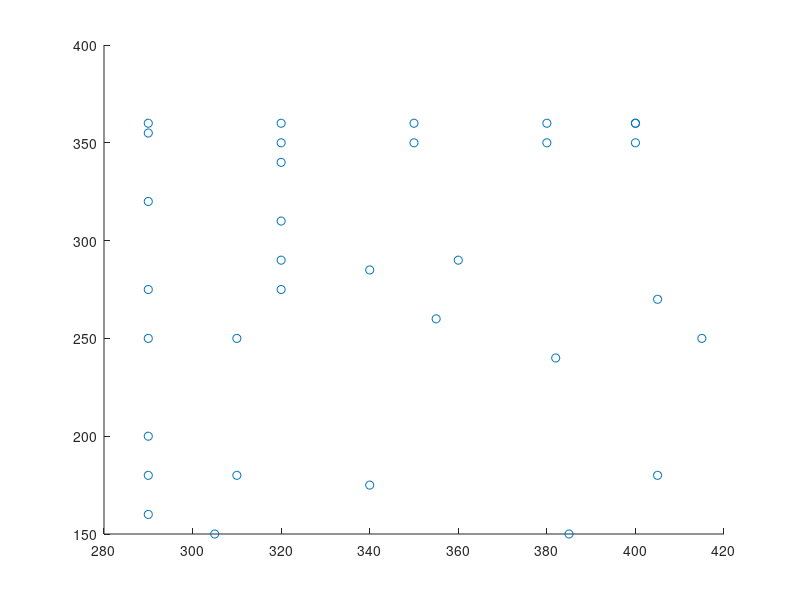

Recreate this plot in MATLAB.
s = [0, 20, 50, 80, 110, 115, 150, 195, 220, 240, 286.1, 319.7,...
     397.1, 427.5, 455.8, 475.8, 495.8, 513.8, 593.8, 629.9, 700.6, ...
     722.9, 772.2, 792.8, 815.2, 830.2, 850.2, 880.2, 890.2, 920.2, ...
     950.2, 970.2, 980.2];
 
 x = [400, 380, 350, 320, 290, 290, 290, 290, 290, 310, 355, 382, 340,...
     310, 290, 290, 290, 305, 385, 405, 415, 405, 360, 340, 320, 320, ...
     320, 320, 320, 350, 380, 400,400];
 
 y = [360,360,360,360,360, 355,320,275,250,250,260,240,175,180,200,180,...
     160,150,150,180,250,270,290,285,275, 290,310,340,350,350,350,350,360];
 
scatter(x,y)